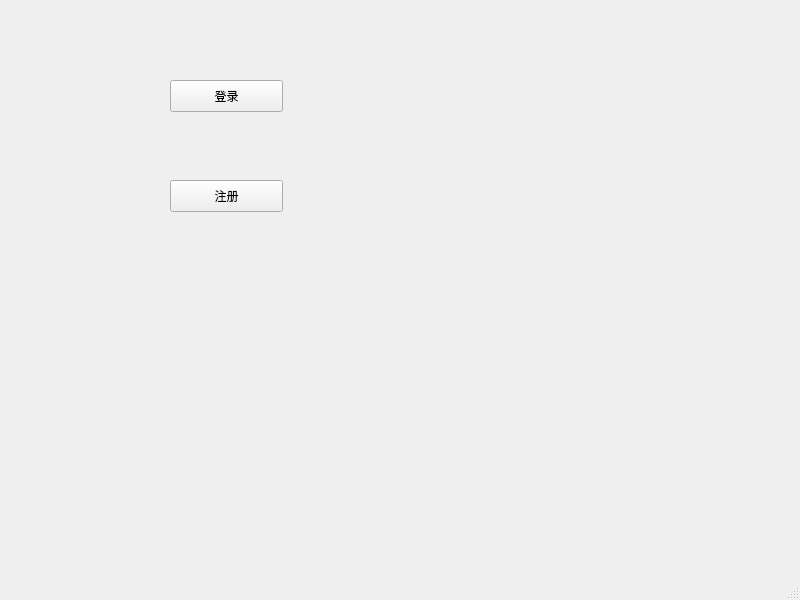
<?xml version="1.0" encoding="UTF-8"?>
<ui version="4.0">
 <class>MainWindow</class>
 <widget class="QMainWindow" name="MainWindow">
  <property name="geometry">
   <rect>
    <x>0</x>
    <y>0</y>
    <width>800</width>
    <height>600</height>
   </rect>
  </property>
  <property name="windowTitle">
   <string>MainWindow</string>
  </property>
  <widget class="QWidget" name="centralwidget">
   <widget class="QPushButton" name="pushButton">
    <property name="geometry">
     <rect>
      <x>170</x>
      <y>80</y>
      <width>113</width>
      <height>32</height>
     </rect>
    </property>
    <property name="text">
     <string>登录</string>
    </property>
   </widget>
   <widget class="QPushButton" name="pushButton_2">
    <property name="geometry">
     <rect>
      <x>170</x>
      <y>180</y>
      <width>113</width>
      <height>32</height>
     </rect>
    </property>
    <property name="text">
     <string>注册</string>
    </property>
   </widget>
  </widget>
  <widget class="QMenuBar" name="menubar">
   <property name="geometry">
    <rect>
     <x>0</x>
     <y>0</y>
     <width>800</width>
     <height>24</height>
    </rect>
   </property>
  </widget>
  <widget class="QStatusBar" name="statusbar"/>
 </widget>
 <resources/>
 <connections/>
</ui>
